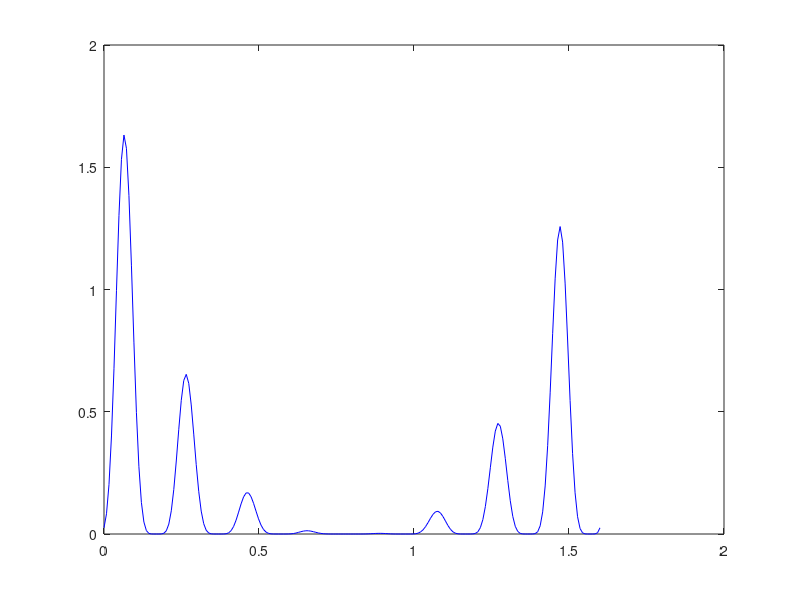

Write the MATLAB code that produced this figure. (Note: this script raises an error after producing the figure.)
close all;
clearvars -except iter f_results_hc_restart x_results_hc_restart convergence_rate_hc_restart variation_hc_restart;

% Configurações gerais
if ~exist('iter', 'var')
    iter = 1; % Inicializar o contador de execuções se não existir
end

if ~exist('f_results_hc_restart', 'var')
    f_results_hc_restart = []; % Armazena o melhor valor encontrado em cada execução
    x_results_hc_restart = []; % Armazena o x correspondente em cada execução
    convergence_rate_hc_restart = []; % Taxa de convergência em cada execução
    variation_hc_restart = []; % Variação percentual em cada execução
end

% Definição da função
f = @(x) 4*(sin(5*pi*x+0.5)).^6 .* exp(log2((x-0.8).^2));

% Geração dos pontos para o gráfico da função
x = linspace(0, 1.6, 200); 
y = f(x);
plot(x, y, 'b');
hold on;

% Configurações do Hill Climb Restart
num_total = 100; % Número total de reinícios
num_tent = 1;    % Contador de reinícios
delta = 0.02;    % Incremento para ajustes no x
threshold = 0.95; % Limiar de convergência (95% do máximo teórico)
f_tentativa = []; % Armazena os valores máximos em cada reinício
f_evolucao = [];  % Para rastrear a evolução de f durante reinícios
j = 1;

% Loop principal: Reinicializações
while num_tent <= num_total
    i = 1;
    x_now = rand * 1.6; % Ponto inicial aleatório
    x_old = x_now;

    % Loop de otimização
    while i <= 300
        valor_rand = (rand - 0.5) * delta;
        x_now = x_old + 2 * valor_rand;

        % Verifica se x_now está dentro do intervalo [0, 1.6]
        if x_now < 0
            x_now = 0;
        elseif x_now > 1.6
            x_now = 1.6;
        end

        % Atualiza o valor de x se f(x_now) for maior
        if f(x_now) > f(x_old)
            x_old = x_now;
        end 

        % Armazena a evolução de f(x)
        f_evolucao(j) = f(x_old);
        j = j + 1;
        i = i + 1;
    end

    % Armazena o valor final de f(x) após este reinício
    f_tentativa(num_tent) = f(x_old);
    num_tent = num_tent + 1;
end

% Cálculos de Métricas
f_max = max(f_tentativa); % Melhor valor encontrado
f_mean = mean(f_tentativa); % Média dos valores
f_min = min(f_tentativa); % Pior valor encontrado
num_restarts = num_total; % Número de reinícios realizados
convergence_rate = (sum(f_tentativa >= threshold * max(y)) / num_total) * 100; % Taxa de Convergência (%)
variation = (std(f_tentativa) / f_mean) * 100; % Variação (%)

% Destacar o máximo no gráfico da função
[f_max_value, idx_max] = max(f_evolucao); % Encontra o máximo em f_evolucao
x_max = x(idx_max); % Identifica o valor correspondente de x no vetor x_evolucao
plot(x_max, f_max_value, '-o', 'MarkerSize', 10, ...
     'MarkerEdgeColor', 'red', 'MarkerFaceColor', 'yellow'); % Destaca o ponto no gráfico inicial
title(sprintf('Execução %d - Gráfico da Função', iter));

% Gráfico da evolução de f(x) máximo
figure;
plot(1:num_total, f_tentativa, '-o'); % Plota os valores máximos por reinício
hold on;
[f_max_tent, idx_max_tent] = max(f_tentativa); % Máximo dos testes
plot(idx_max_tent, f_max_tent, '-o', 'MarkerSize', 10, ...
     'MarkerEdgeColor', 'red', 'MarkerFaceColor', 'yellow');
xlabel('Número Teste');
ylabel('f(x) max');
title('Evolução f(x) a cada teste');
legend('f(x)', 'Máximo Encontrado', 'Location', 'Best');
hold off;

% Armazenar resultados finais da execução atual
f_results_hc_restart(iter) = f_max; % Melhor valor de f
x_results_hc_restart(iter) = x_max; % Melhor valor de x correspondente
convergence_rate_hc_restart(iter) = convergence_rate; % Taxa de convergência
variation_hc_restart(iter) = variation; % Variação percentual

% Incrementar o contador e preparar para a próxima execução
iter = iter + 1;

% Resultados acumulados
fprintf('\n---- Resultados da Execução %d ----\n', iter - 1);
fprintf('Melhor Valor Encontrado: %.4f\n', f_max);
fprintf('Média dos Valores: %.4f\n', f_mean);
fprintf('Pior Valor Encontrado: %.4f\n', f_min);
fprintf('Número de Reinícios: %d\n', num_restarts);
fprintf('Taxa de Convergência: %.2f%%\n', convergence_rate);
fprintf('Variação: %.2f%%\n', variation);

% Mensagem ao usuário
disp('Execução concluída! Execute novamente para rodar outra iteração.');
disp('Use "clearvars -except iter f_results_hc_restart x_results_hc_restart convergence_rate_hc_restart variation_hc_restart" para limpar antes de nova execução.');
disp('Resultados até agora:');
fprintf('Melhores valores f(x): [%s]\n', num2str(f_results_hc_restart));
fprintf('Melhores valores x: [%s]\n', num2str(x_results_hc_restart));
fprintf('Taxas de Convergência: [%s]\n', num2str(convergence_rate_hc_restart));
fprintf('Variações: [%s]\n', num2str(variation_hc_restart));
